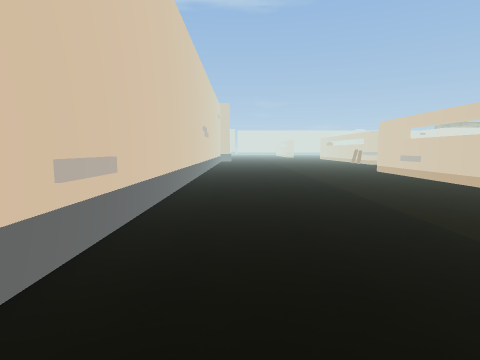
View 1 (above)

23 first-person views from a walk through a scene from a Unity 3-D project. The camera is 1.5 m above the floor, tilts 6° down and sees 80° across. The floor is counted in squares, 1 m on a side. Each view is taken from the middle of a square. On the plan, view 1 faces up. The plan holds only what a view shows up to about 14 squares ahead; the rest is blank. The place goes on beyond the plan. The player is left out. Some animated figures are not drawn.

View 2
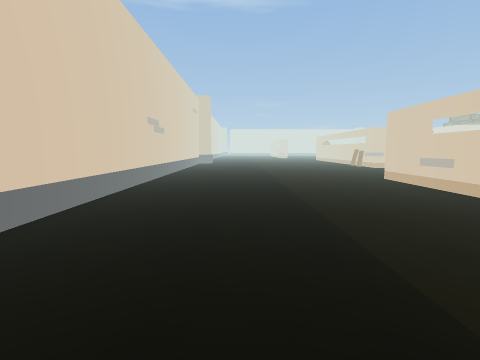

View 3
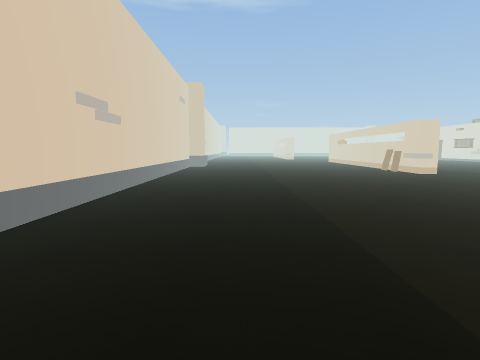

View 4
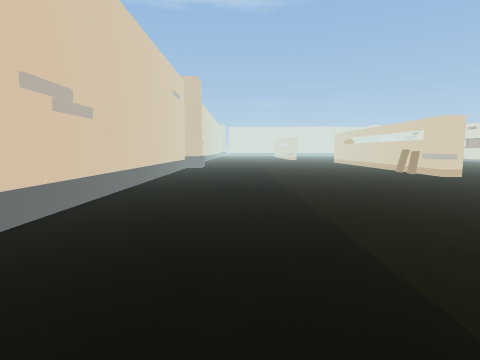

View 5
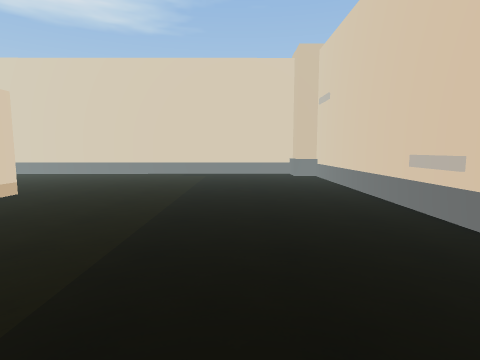

View 6
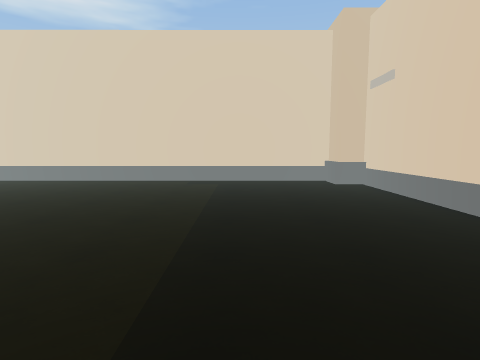

View 7
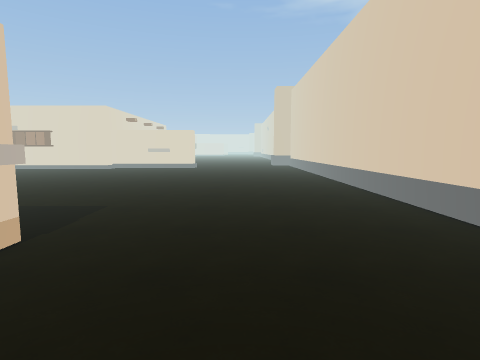

View 8
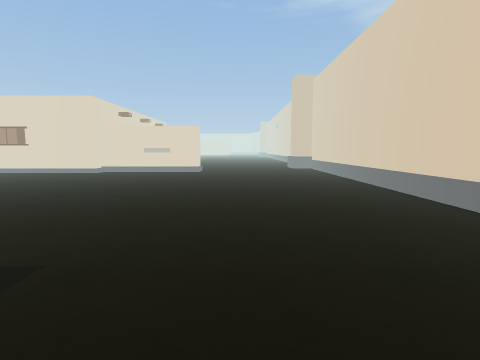

View 9
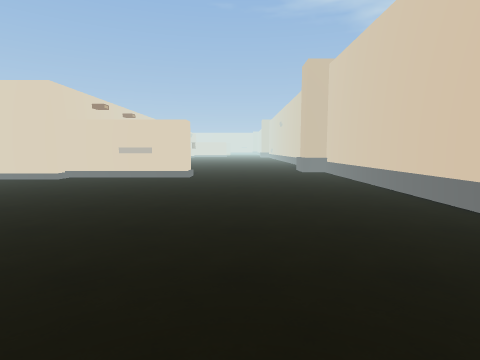

View 10
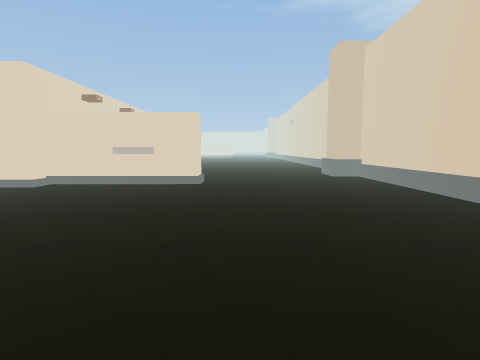

View 11
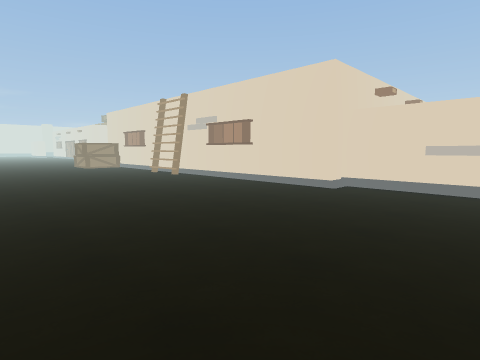

View 12
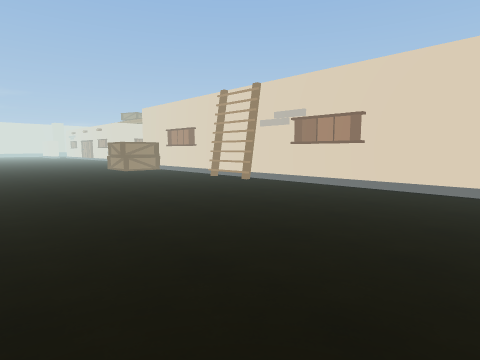

View 13
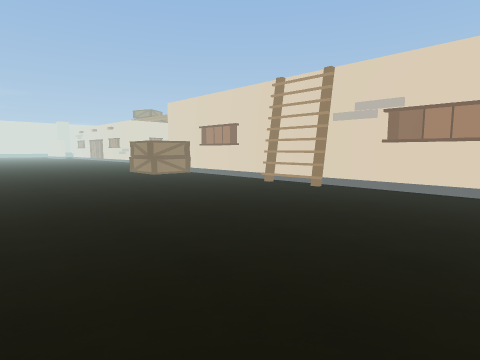

View 14
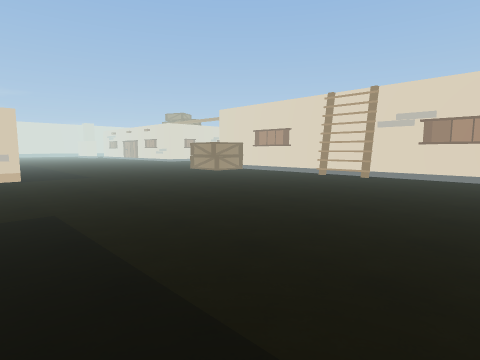

View 15
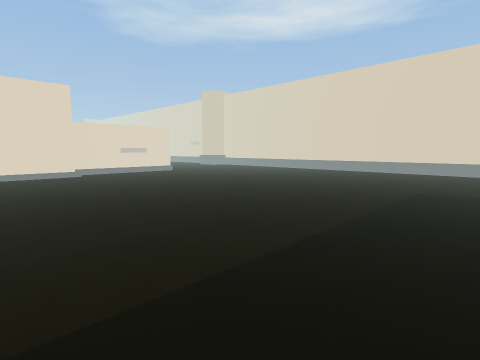

View 16
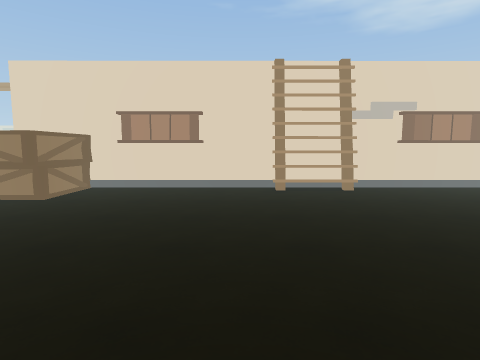

View 17
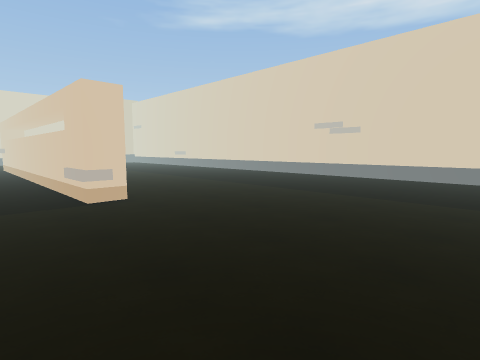

View 18
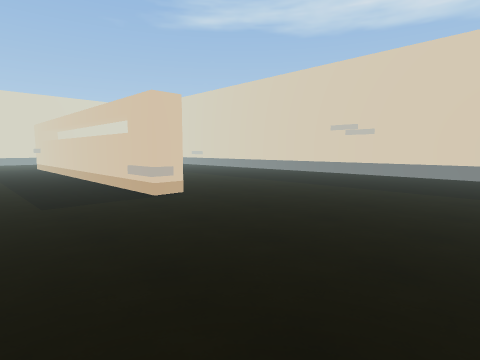

View 19
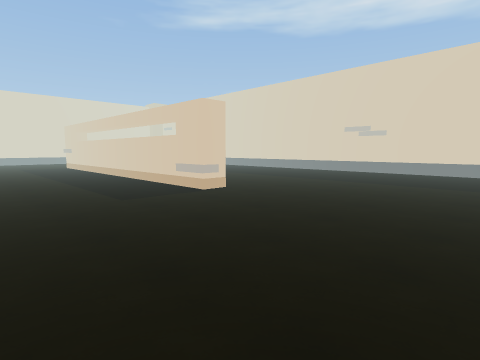

View 20
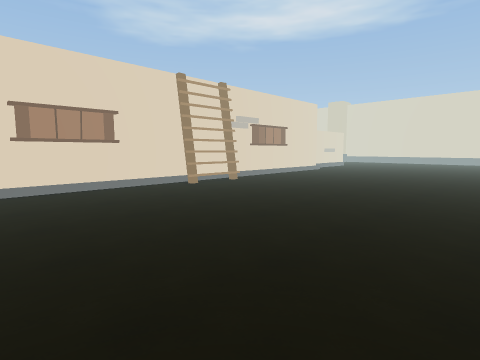

View 21
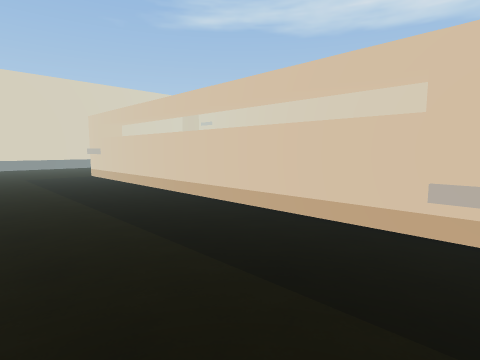

View 22
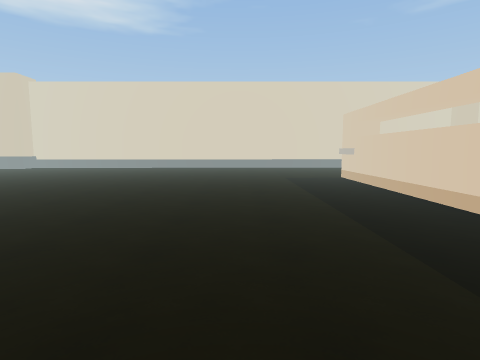

View 23
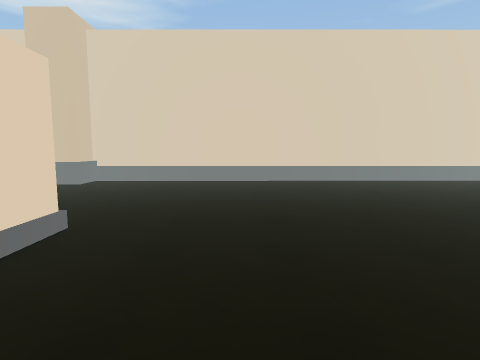

### Floor plan
Key: @ floor where view 1 was taken; # wall or solid block; . floor; / step, stairs or slope; B building; A box; O other object.
Columns run from 3 left of view 1 to 32 right of it. Each row starts with its distance up from view 1.
 28           ......... . .......AAA
 27 #................... ...........
 26 #..............................B
 25 #...............................
 24 #...............................
 23 #...............................#
 22 #...............................#
 21 #..............................##
 20 #..............................##
 19 #............O.................##
 18 #............#.................##
 17 #............#................./#
 16 #............#................./#
 15 #............#................./#
 14 #............#................./#
 13 #............#................./#
 12 #............#................./#
 11 #............#................./#
 10 #........... #................./#
  9 #........... #................./##
  8 #..........  #.................//#
  7 #.........   #...................#
  6 #..........  #...................#
  5 #..........  #..................OO
  4 #........... #..................OO
  3 #............O...................#
  2 #............O...................#
  1 #..................................
  0 #..@...............................
 -1 #..................................
 -2 #...................................
 -3 #...................................
 -4 #...................................
 -5 ##..................................
 -6  ##.................................
 -7   ##################################

Positions as (right, up) in squares from view 1, and headings:
1: (0, 0), facing up
2: (2, 5), facing up
3: (2, 11), facing up
4: (2, 13), facing up
5: (2, 11), facing down
6: (3, 7), facing down
7: (6, -2), facing right
8: (10, -1), facing right
9: (14, -1), facing right
10: (17, 0), facing right
11: (18, 3), facing up-right
12: (17, 8), facing up-right
13: (17, 12), facing up-right
14: (12, 12), facing up-right
15: (11, 13), facing down-right
16: (17, 22), facing right
17: (13, 28), facing down-left
18: (15, 28), facing down-left
19: (17, 28), facing down-left
20: (17, 28), facing down-right
21: (16, 19), facing down-left
22: (16, 17), facing down
23: (26, 7), facing down
